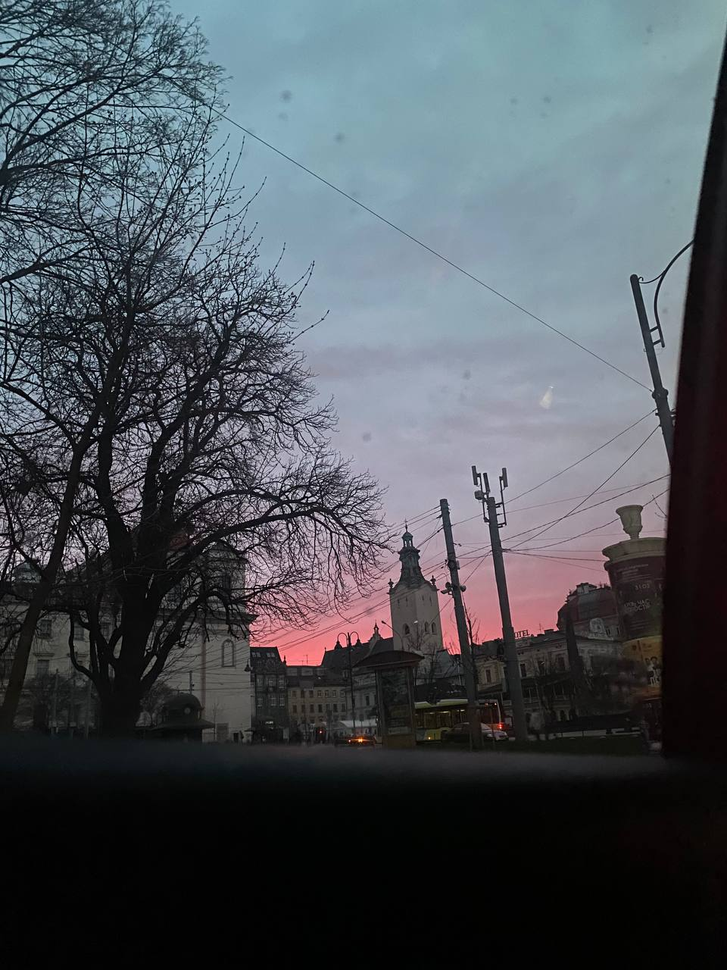
#> input picture Labs/Lab3/pict.png, 727 x 970 px, shrunk from 960 x 1280 before the run, found by its file name
$ python Lab3.py
#> lines starting #> are read from the running program, lines starting #| are printed output that depends on the picture; long printed decimals are rounded
import numpy as np
import cv2 as cv

# For this tutorial series you only need python scipy and matplotlib to display image
from skimage import io
import numpy as np
from scipy import ndimage

# 0. Read the image
image  = io.imread('Lab3\pict.png',pilmode="L")
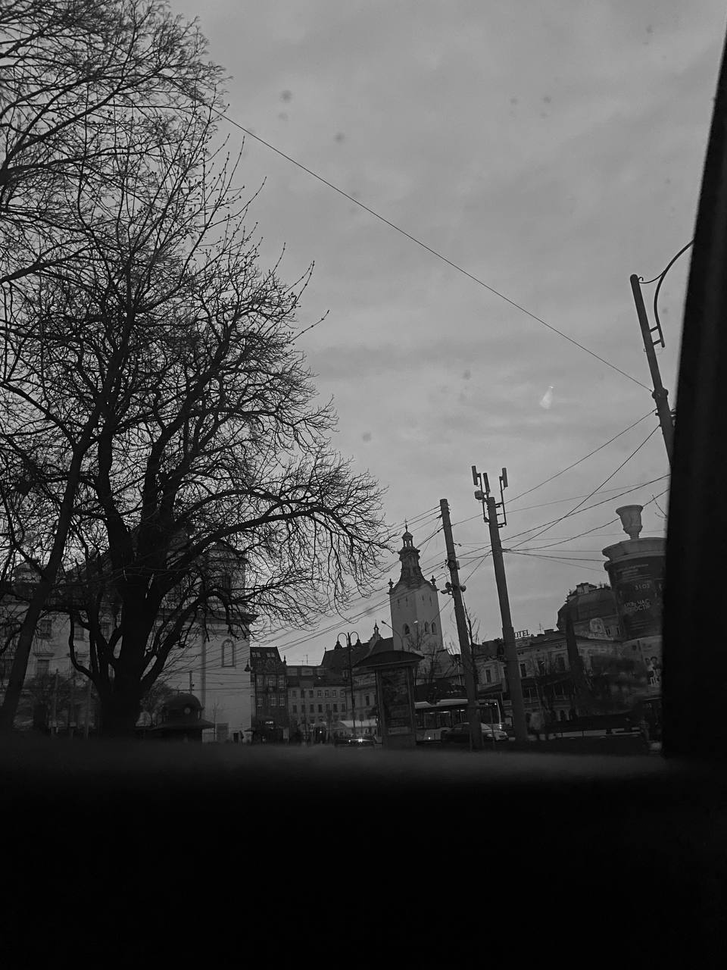
#> image: shape (970, 727); min 0, max 254, mean 82.2

# 1. Get the histogram of the image
hist, bin_edges = np.histogram(image, bins='auto')
#> hist = 81 values, max 105729 at index 0, min 1 at index 79, mean 8706; bin_edges = 82 values from 0 to 254
bin_centers = 10*(bin_edges[:-1] + bin_edges[1:])
#> bin_centers = 81 values from 31.36 to 5048.6

# 2. Get the min, max, mean, value of the image
im_min = image.min()
#> im_min = 0
im_max = image.max()
#> im_max = 254
im_mean = image.mean()
#> im_mean = 82.24

print ("Min : ",im_min)
#| Min :  0
print ("Max : ",im_max)
#| Max :  254
print ("Mean : ",im_mean)
#| Mean :  82.243


# 3. Plot the histogram
import matplotlib.pyplot as plt
plt.plot(bin_centers, hist, lw=2)
plt.show()
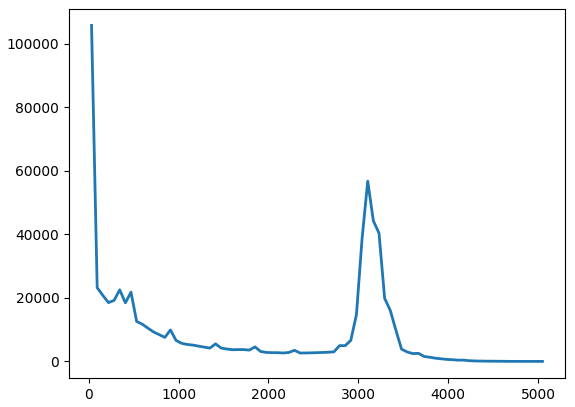
#> figure drawn by matplotlib, 1 panel; curve peaks at x = 31.36, y = 105729
